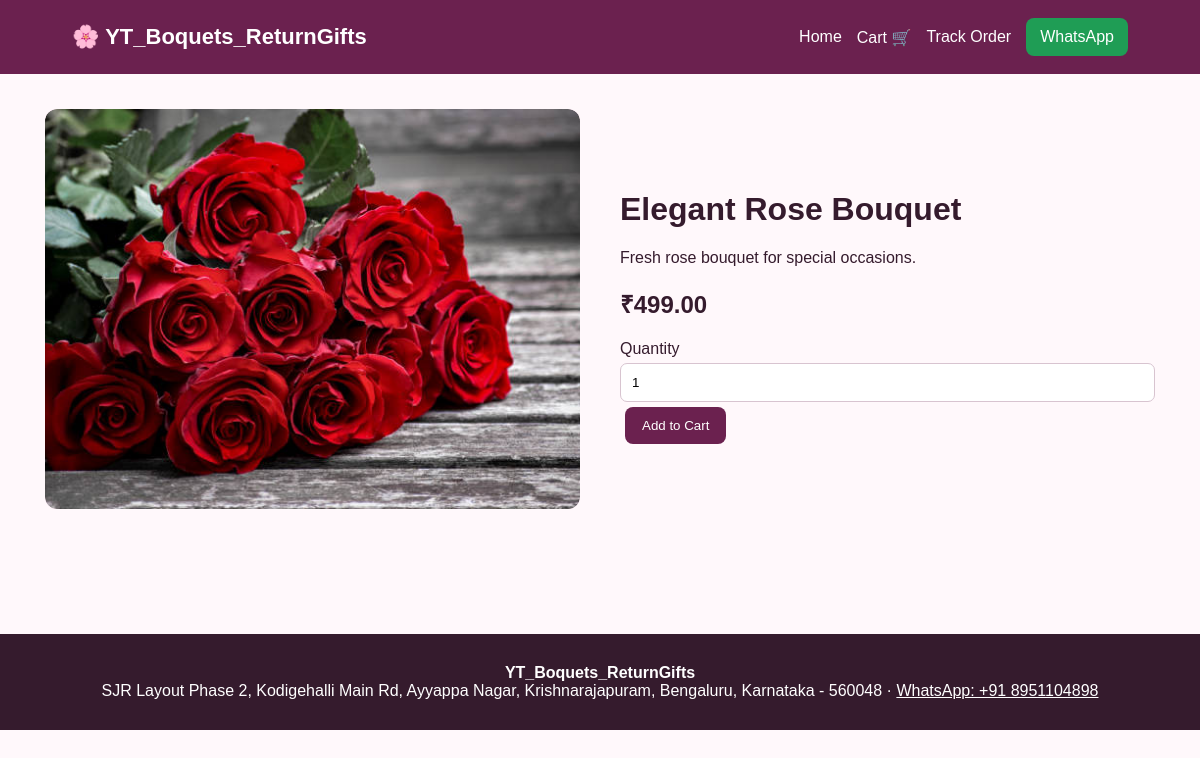
Page /product/1 on the committed database.
### app.py (models this page shows)
class Product(db.Model):
    id = db.Column(
        db.Integer,
        primary_key=True
    )
    name = db.Column(
        db.String(150),
        nullable=False
    )
    description = db.Column(
        db.Text,
        default=""
    )
    price = db.Column(
        db.Float,
        nullable=False
    )
    image = db.Column(
        db.String(300),
        default=""
    )
    category = db.Column(
        db.String(80),
        default="Bouquets"
    )
    available = db.Column(
        db.Boolean,
        default=True
    )

### app.py (the view)
@app.route("/product/<int:product_id>")
def product(product_id):
    item = Product.query.get_or_404(
        product_id
    )
    return render_template(
        "product.html",
        product=item
    )

### app.py (called while the page is built)
@app.context_processor
def globals_for_templates():
    return {
        "business_name": BUSINESS_NAME,
        "whatsapp": WHATSAPP,
        "location": LOCATION,
        "currency": "₹"
    }

### templates/product.html (shortened to what this page needs)
{% extends "base.html" %}{% block content %}
<div class="product-detail">
<div class="photo big">
    {% if product.image %}
        <img
            src="{{ url_for('static', filename='images/' + product.image) }}"
            alt="{{ product.name }}"
        >
    {% else %}
        🌸
    {% endif %}
</div>
<div>
<h1>{{ product.name }}</h1>
<p>{{ product.description }}</p>
<h2>₹{{ "%.2f"|format(product.price) }}</h2>
<form method="post" action="{{ url_for('add_to_cart') }}">
<label>Quantity <input type="number" name="quantity" value="1" min="1"></label>
<button class="btn" type="submit">Add to Cart</button>
</form>
</div>
</div>
{% endblock %}

### static/css/style.css (style rules this page uses)
* { box-sizing: border-box; }
body { margin: 0; font-family: Arial, sans-serif; background: #fff8fb; color: #351b2d; }
.btn { display: inline-block; border: 0; background: #6b214f; color: white; padding: 11px 17px; border-radius: 8px; text-decoration: none; cursor: pointer; margin: 5px; }
.photo { width: 100%; height: 220px; border-radius: 12px; background: #f6dbe9; display: flex; align-items: center; justify-content: center; overflow: hidden; font-size: 70px; }
.photo img { width: 100%; height: 100%; object-fit: cover; display: block; border-radius: 12px; }
.photo.big { height: 400px; }
.photo.big img { width: 100%; height: 100%; object-fit: cover; }
input, textarea, select { width: 100%; padding: 11px; border: 1px solid #d8c4d0; border-radius: 7px; margin-top: 5px; }
.product-detail { display: grid; grid-template-columns: 1fr 1fr; gap: 40px; align-items: center; }

### rows in the picture
Product: image (picture), name "Elegant Rose Bouquet", description "Fresh rose bouquet for special occasions.", price "499.00"

### other values in the picture
{{ business_name }} "YT_Boquets_ReturnGifts"
{{ location }} "SJR Layout Phase 2, Kodigehalli Main Rd, Ayyappa Nagar, Krishnarajapuram, Bengaluru, Karnataka - 560048"
